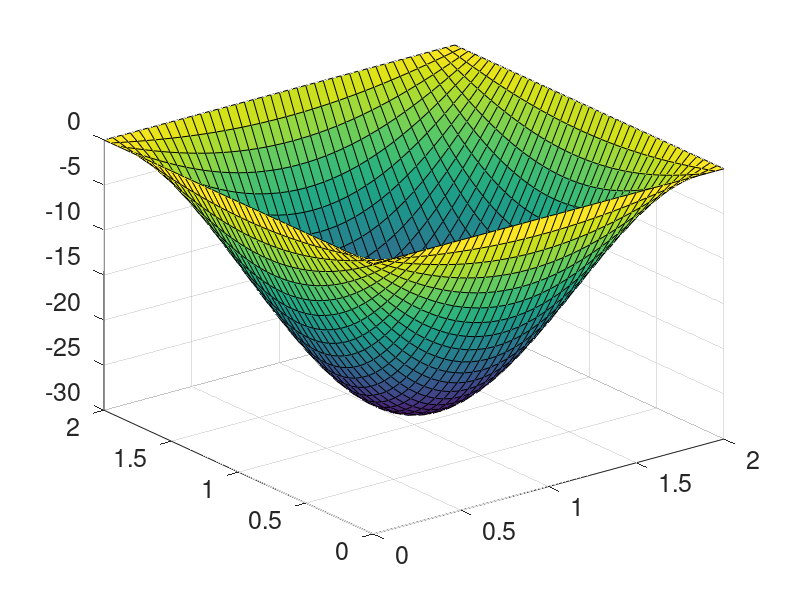

Reproduce this figure in MATLAB. (Note: this script raises an error after producing the figure.)
%==================================================================================================
% MATLAB script to determine approximate deflected shape and B.M.D of a simply supported plate at 
% all edges (Navier's Method) due to uniformly distribute load
% For further details, go to the link below:
% https://github.com/SubhadipN/Fourier_Series/blob/main/README.md
%==================================================================================================
% PREPARED BY SUBHADIP NASKAR, RESEARCH SCHOLAR, IIT GUWAHATI
%==================================================================================================
clear all; clc; warning('off','all')
%==================================================================================================
a = 2; b = 2;	% Dimension of the plate (m) [a: x-direction; b: y-direction] 
po = -1000;		% Uniform pressure (kN/m^2)
Es = 2*10^8;	% Elastic modulus of steel (kN/m^2)
h = 0.05;		% Plate thickness (m)
nu = 0.30;		% Poisson's ratio
fn = 10;		% Number of terms in Fourier series:: 
sx = 0.05; 		% Meshgrid properties (small interval in x direction)
sy = 0.05;		% Meshgrid properties (small interval in x direction)
%==================================================================================================
D = Es*h^3/(12*(1-nu^2));           % Flexural Rigidity of plate
gx = 1+b/sx; gy = 1+a/sy;           % Grid numbers in x and y direction
[x,y] = meshgrid(0:sx:a,0:sy:b);
%==================================================================================================
% Determination of surface load coefficients (pmn)::
pmn = zeros(fn);
for m = 1:fn
    for n = 1:fn 
        if (mod(m,2) == 1) && (mod(n,2) == 1) 
            pmn(m,n) = 16*po/(m*n*pi^2); 
        end
    end
end
%==================================================================================================
% Determination of deflection coefficients (wmn)::
wmn = zeros(fn);
for m = 1:fn 
    for n = 1:fn 
        dnm = (pi^4)*D*((m/a)^2+(n/b)^2)^2; 
        wmn(m,n) = pmn(m,n)/dnm; 
    end
end
%==================================================================================================
% Determination of deflected shape (wxy) [Unit: m]::
wxy = zeros(fn);
for i = 1:gx
    for j = 1:gy 
        s = 0;
        for m = 1:fn 
            for n = 1:fn 
                s = s+wmn(m,n)*sin(m*pi*x(i,j)/a)*sin(n*pi*y(i,j)/b); 
            end
        end
        wxy(i,j) = s;
    end
end
%==================================================================================================
% Determination of bending moments (Mx, My) [Unit: kN-m]::
for i = 1:gx
    for j = 1:gy s1 = 0; s2 = 0;
        for m = 1:fn
            for n = 1:fn
                nmn1 = pmn(m,n)*((m/a)^2+nu*(n/b)^2); 
                nmn2 = pmn(m,n)*(nu*(m/a)^2+(n/b)^2);   
                dnm = ((m/a)^2+(n/b)^2)^2;              
                s1 = s1+(nmn1/dnm)*sin(m*pi*x(i,j)/a)*sin(n*pi*y(i,j)/b);
                s2 = s2+(nmn2/dnm)*sin(m*pi*x(i,j)/a)*sin(n*pi*y(i,j)/b);
            end
        end
        Mx(i,j) = s1*pi^-2; 
        My(i,j) = s2*pi^-2;
    end
end
%==================================================================================================
figure (1)
surf(x,y,1000*wxy); 
set(gca,'FontSize',18); 
colorbar('northoutside','fontsize',18);
title('Deflected shape of simply supported plate','fontsize',18); 
xlabel('x (m)','fontsize',18); 
ylabel('y (m)','fontsize',18); 
zlabel('Deflection (mm)','fontsize',18);
figure (2)
subplot(1,2,1)
surf(x,y,Mx); 
set(gca,'FontSize',18); 
colorbar('northoutside','fontsize',18);
xlabel('x (m)','fontsize',18);
ylabel('y (m)','fontsize',18); 
zlabel('Mx (kN-m)','fontsize',18);
title('Bending moment diagram of simply supported plate','fontsize',18)
subplot(1,2,2)
surf(x,y,My); 
set(gca,'FontSize',18); 
colorbar('northoutside','fontsize',18);
title('Bending moment diagram of simply supported plate','fontsize',18)
xlabel('x (m)','fontsize',18); 
ylabel('y (m)','fontsize',18); 
zlabel('My (kN-m)','fontsize',18);
%==================================================================================================
